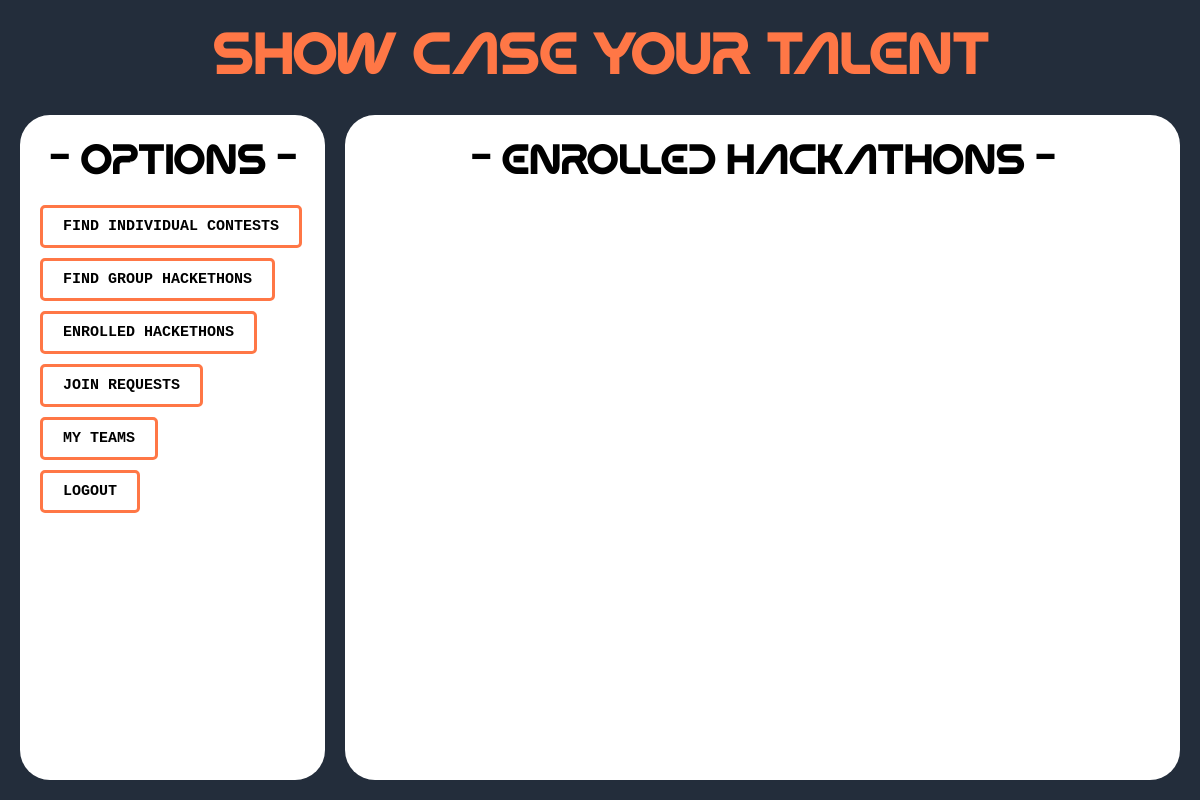
/competitor/enrolled_hackathons/ (signed in), run on an earlier commit of the app's database.
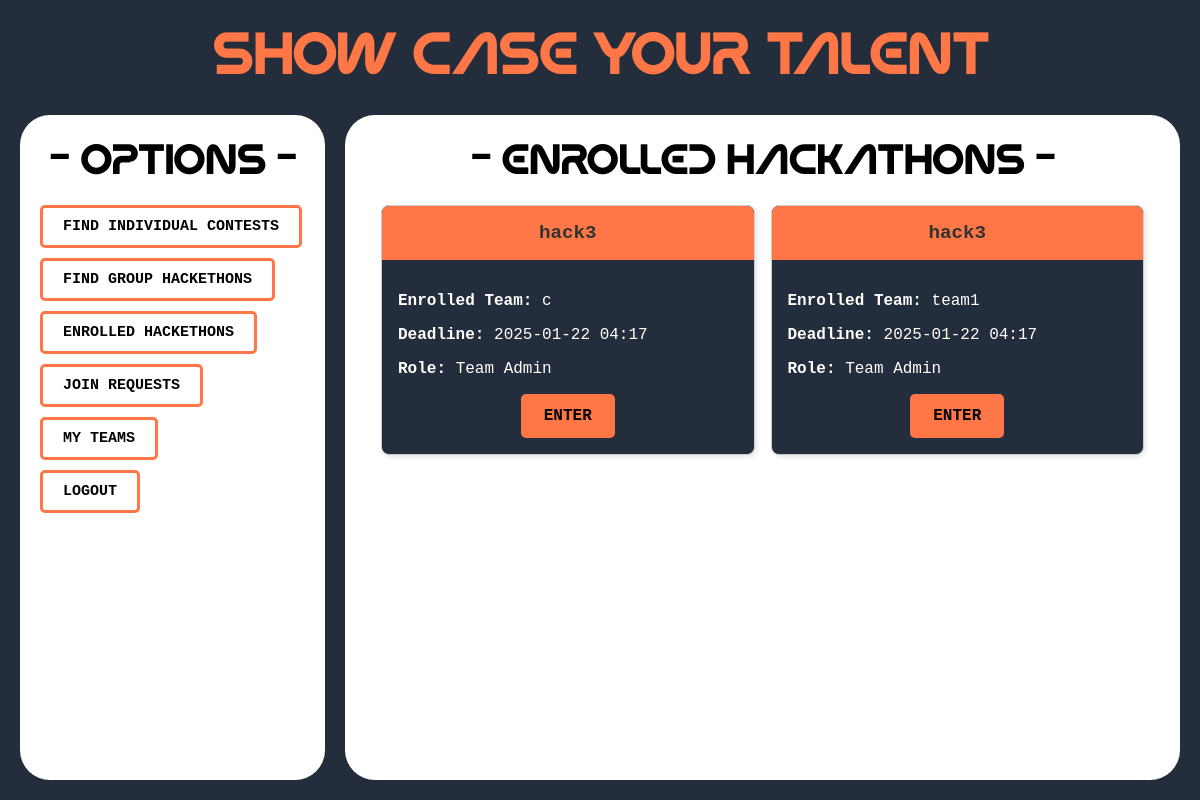
And on a later commit of the database.
### host/models.py (models this page shows, shortened)
class TeamEnrollment(models.Model):
    event = models.ForeignKey('GroupEvent', on_delete=models.CASCADE, related_name='enrollments')
    team = models.ForeignKey('competitor.Team', on_delete=models.CASCADE, related_name='enrolled_events')
    enrolled_at = models.DateTimeField(auto_now_add=True)

class GroupEvent(models.Model):
    hackathon_name = models.CharField(max_length=200)
    organization = models.CharField(max_length=200)
    theme = models.CharField(max_length=200)
    frameworks = models.CharField(max_length=300)
    max_team_size = models.IntegerField()
    last_submission_datetime = models.DateTimeField()
    evaluation_criteria = models.TextField()
    created_by = models.ForeignKey(settings.AUTH_USER_MODEL, on_delete=models.CASCADE, related_name="group_events")

### competitor/models.py (models this page shows, shortened)
class Team(models.Model):
    name = models.CharField(max_length=255, unique=True)
    team_admin = models.ForeignKey(
        User,
        on_delete=models.CASCADE,
        related_name='admin_teams'
    )  # The user who created the team (must be a competitor)
    members = models.ManyToManyField(
        User,
        related_name='team_members',
        blank=True
    )
    created_at = models.DateTimeField(auto_now_add=True)  # Timestamp of creation

### competitor/views.py (the view)
# urls.py: path('enrolled_hackathons/', views.enrolled_hackathons, name='enrolled_hackathons'),
def enrolled_hackathons(request):
    user_teams = Team.objects.filter(members=request.user) | Team.objects.filter(team_admin=request.user)
    enrolled_events = TeamEnrollment.objects.filter(team__in=user_teams).select_related('event')
    return render(request, 'competitor/enrolled_hackathons.html', {'enrolled_events': enrolled_events})

### templates/competitor/enrolled_hackathons.html (shortened to what this page needs)
{% extends "competitor/competitor_dashboard.html" %}
{% block right_div %}
<h1 style="color:black; text-align: center;">- Enrolled  Hackathons -</h1>
{% if enrolled_events %}
    <div class="cards-container" style="display: grid; grid-template-columns: repeat(2, 1fr); gap: 16px;">
        {% for enrollment in enrolled_events %}
            <div class="card">
                <div class="hackathon_name">
                    {{ enrollment.event.hackathon_name }}
                </div>
                <div style="padding: 16px;">
                    <p><strong>Enrolled Team:</strong> {{ enrollment.team.name }}</p>
                    <p><strong>Deadline:</strong> {{ enrollment.event.last_submission_datetime|date:"Y-m-d H:i" }}</p>
                    <p><strong>Role:</strong>
                        {% if enrollment.team.team_admin == request.user %}
                            Team Admin
                        {% else %}
                            Team Member
                        {% endif %}
                    </p>
                    <div style="text-align: center; margin-top: 16px;">
                        <a href="{% url 'competitor:event_details' enrollment.event.id enrollment.team.id %}" class="btn-like">
                            ENTER
                        </a>
                    </div>
                </div>
            </div>
        {% endfor %}
    </div>
{% else %}
    <p style="text-align: center; margin-top: 16px;">You are not enrolled in any hackathons yet.</p>
{% endif %}
{% endblock right_div %}

### templates/competitor/competitor_dashboard.html (shortened to what this page needs)
{% load static %}
<!DOCTYPE html>
<html lang="en">
<head>
</head>
<body>
    <h1 class="heading">Show case your talent</h1>
    <div class="lower-section">
        <div class="menu">
            <h1 style="color:black;text-align: center;">- options -</h1>
            <ul>
                <li><a href="#" class="btn-link">FIND INDIVIDUAL CONTESTS</a></li>
                <li><a href="{% url 'competitor:find_group_events' %}" class="btn-link">FIND GROUP HACKETHONS</a></li>
                <li><a href="{% url 'competitor:enrolled_hackathons' %}" class="btn-link">ENROLLED HACKETHONS</a></li>
                <li><a href="{% url 'competitor:view_join_requests' %}" class="btn-link">JOIN REQUESTS</a></li>
                <li><a href="{% url "competitor:my_teams" %}" class="btn-link">MY TEAMS</a></li>
                <li><a href="{% url "competitor:logout" %}" class="btn-link">LOGOUT</a></li>
            </ul>
        </div>
        <div class="content">
        {% block right_div %}{% endblock right_div %}
        </div>
    </div>
</body>
</html>

What changed in the data, as far as the page shows it:
added TeamEnrollment: event.hackathon_name "hack3", team.name "c", event.last_submission_datetime "2025-01-22 04:17", shows "Team Admin"
added TeamEnrollment: event.hackathon_name "hack3", team.name "team1", event.last_submission_datetime "2025-01-22 04:17", shows "Team Admin"
